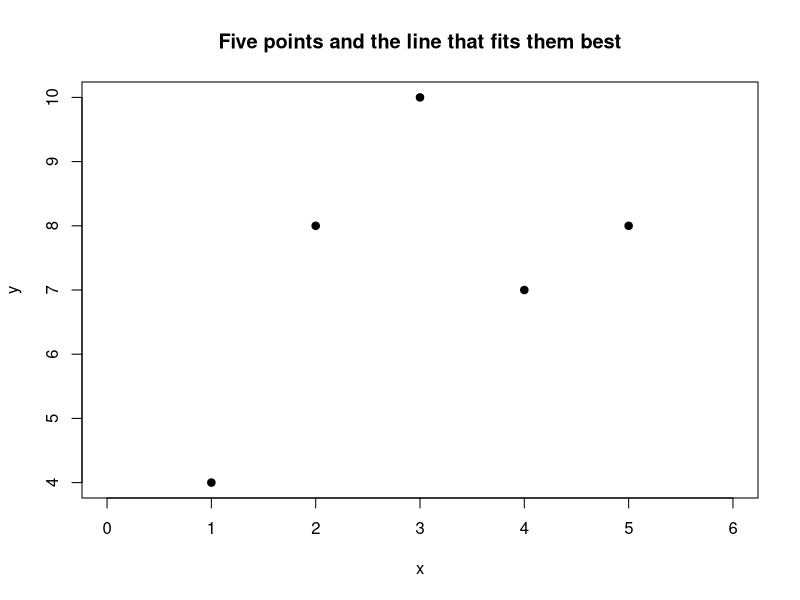
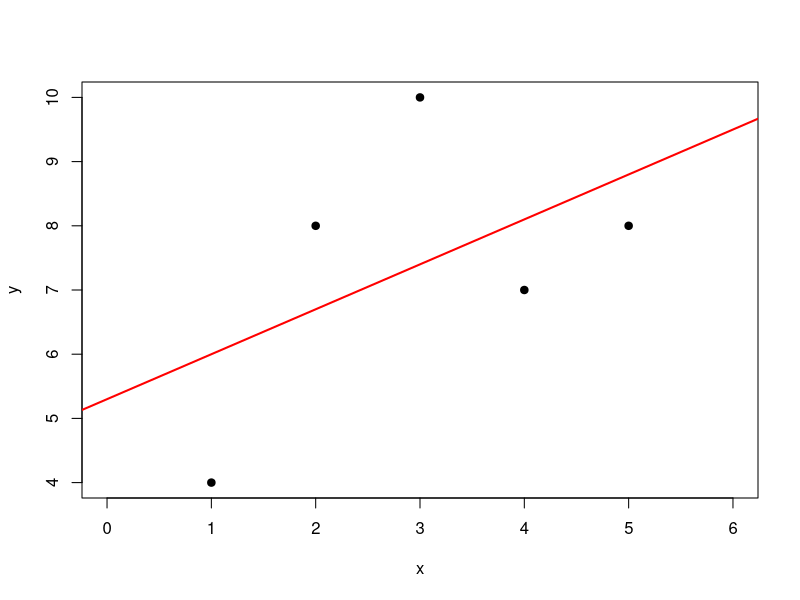
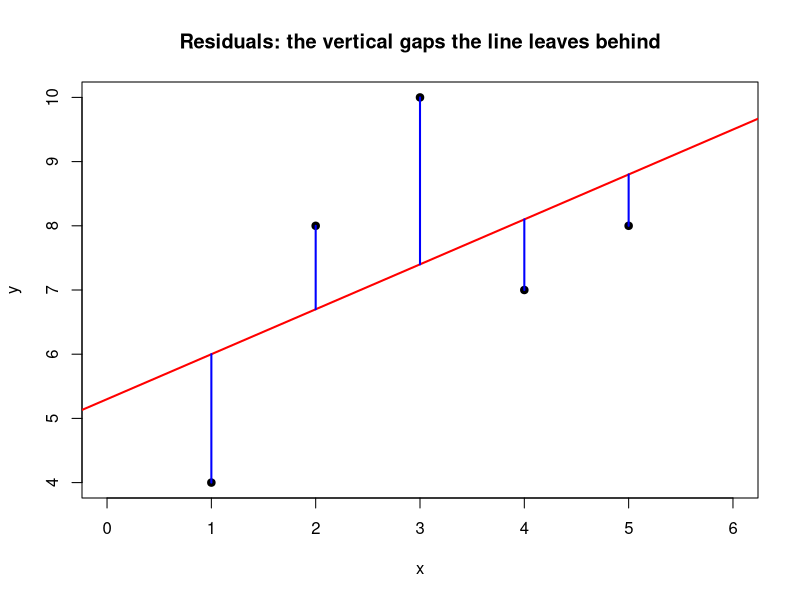
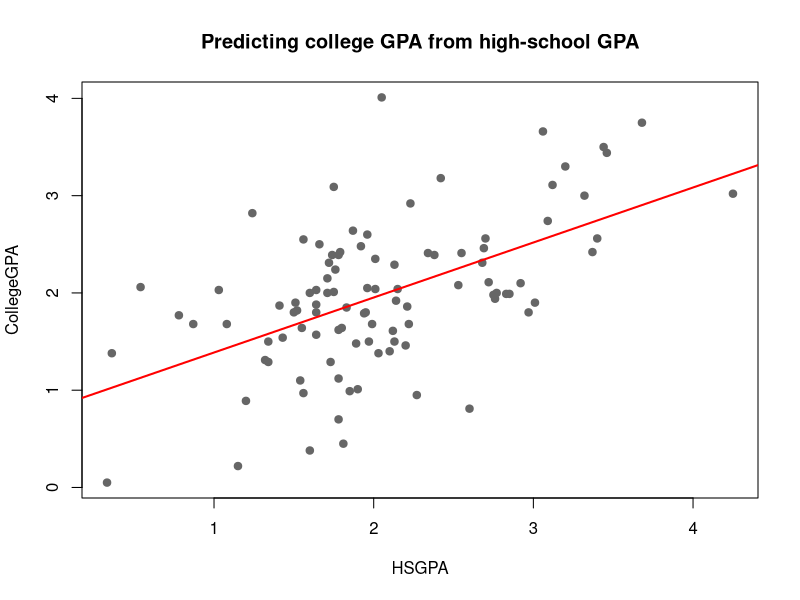

These figures' R source, in order:
## ---- chunk 1
x <- c(1, 2, 3, 4, 5)
y <- c(4, 8, 10, 7, 8)

plot(x, y, xlim = c(0, 6), pch = 19,
     main = "Five points and the line that fits them best")
## ---- chunk 2
lm1 <- lm(y ~ x)
plot(x, y, xlim = c(0, 6), pch = 19)
abline(lm1, col = "red", lwd = 2)
summary(lm1)
## ---- chunk 3
plot(x, y, xlim = c(0, 6), pch = 19,
     main = "Residuals: the vertical gaps the line leaves behind")
abline(lm1, col = "red", lwd = 2)
for (i in 1:5) {
  segments(x[i], y[i], x[i], coef(lm1)[[2]] * x[i] + coef(lm1)[[1]],
           col = "blue", lwd = 2)
}
## ---- chunk 4
resid(lm1)
## ---- chunk 5
sum(resid(lm1))        # the residuals sum to (essentially) zero
sum(resid(lm1)^2)      # the sum of SQUARED residuals - this is what we minimize
## ---- chunk 6
N <- length(x)
b <- (N * sum(x * y) - sum(x) * sum(y)) / (N * sum(x^2) - sum(x)^2)
b
## ---- chunk 7
a <- mean(y) - b * mean(x)
a
## ---- chunk 8
a <- (sum(y) - b * sum(x)) / N
a
## ---- chunk 9
Sxy <- sqrt(sum((y - predict(lm1))^2) / (N - 2))
Sxy
## ---- chunk 10
# standard error of b (the slope)
Sb <- Sxy / sqrt(sum((x - mean(x))^2))
Sb

# standard error of a (the intercept)
Sa <- Sxy * sqrt(sum(x^2) / (N * sum((x - mean(x))^2)))
Sa
## ---- chunk 11
t_b <- b / Sb
p_b <- 2 * pt(-abs(t_b), df = N - 2)
c(slope = b, SE = Sb, t = t_b, p = p_b)
## ---- chunk 12
yz <- scale(y)
xz <- scale(x)
lm2 <- lm(yz ~ xz - 1)
summary(lm2)
## ---- chunk 13
gpa <- read.csv("data/gpa.csv")
str(gpa)

lm3 <- lm(CollegeGPA ~ HSGPA, data = gpa)

plot(CollegeGPA ~ HSGPA, data = gpa, pch = 19, col = "grey40",
     main = "Predicting college GPA from high-school GPA")
abline(lm3, col = "red", lwd = 2)
summary(lm3)
